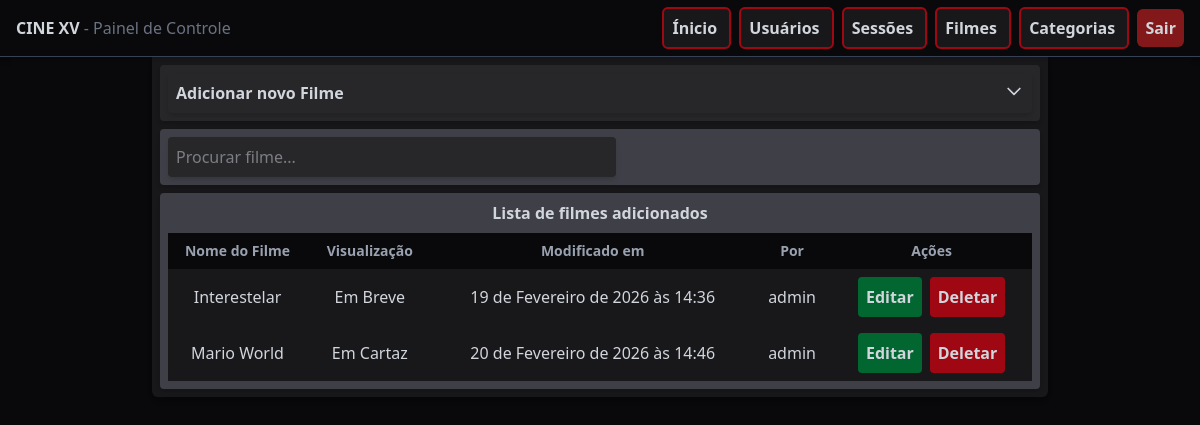
Page /films/ (signed in) on the earlier database version.
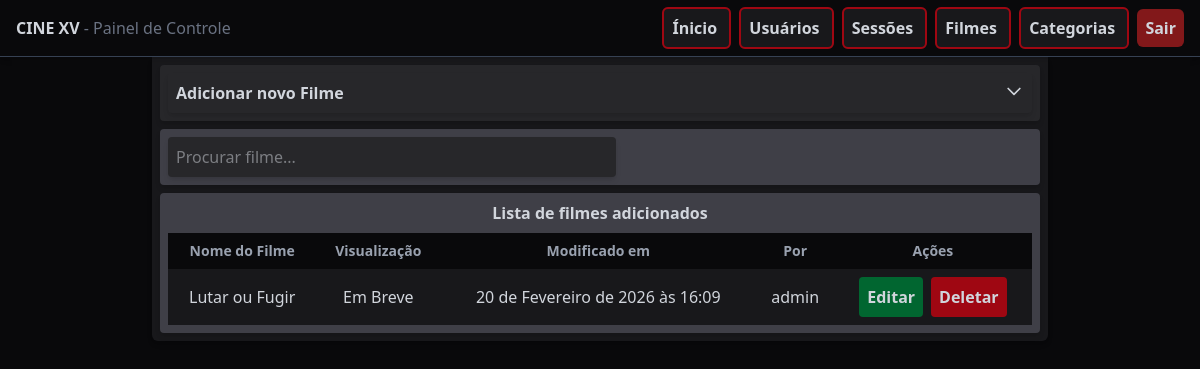
Same page on the later database version.
### api/models.py (models this page shows, shortened)
class FilmCard(models.Model):
    DISPLAY_CHOICES = [
        ('on_display', "Em Cartaz"),
        ('shortly', "Em Breve")
    ]
    AGE_CHOICES = [
        ('livre', "Livre"),
        ('10', "10 Anos"),
        ('12', "12 Anos"),
        ('14', "14 Anos"),
        ('16', "16 Anos"),
        ('18', "18 Anos")
    ]
    name = models.CharField(max_length=200, unique=True)
    category = models.ManyToManyField(Category, related_name='films')
    description = models.TextField()
    version = models.ManyToManyField(Version, related_name='ver_films')
    duration = models.PositiveIntegerField()
    age_rating = models.CharField(choices=AGE_CHOICES, default='livre')
    display = models.CharField(choices=DISPLAY_CHOICES, default='on_display')
    thumb_image = models.FileField(upload_to='thumbs/')
    ticket_url = models.URLField()
    modified_by = models.ForeignKey(User, on_delete=models.SET_NULL, null=True, related_name='mod_films')
    modified_at = models.DateTimeField(auto_now_add=True)

### control/models.py (models this page shows, shortened)
class CustomUser(AbstractBaseUser, PermissionsMixin):
    username = models.CharField(max_length=200, unique=True)
    is_active = models.BooleanField(default=False)
    is_admin = models.BooleanField(default=False)
    objects = CustomUserManager()
    USERNAME_FIELD = 'username'
    REQUIRED_FIELDS = []
    def __str__(self):
        return self.username

### control/views.py (the view, shortened to what this page needs)
# urls.py: path('films/', views.films, name='films'),
@login_required(login_url='user-login')
def films(request):
    form = AddFilmCardForm()
    films = FilmCard.objects.all()
    context = {
        'form': form,
        'films': films
    }
    return render(request, 'film/films.html', context)

### api/models.py (called while the page is built)
    def __str__(self):
        return self.name

### control/templates/film/films.html (shortened to what this page needs)
{% extends 'base.html' %}
{% block content %}
<div class="w-4xl bg-zinc-900 mx-auto p-2 rounded-b-md space-y-2 shadow-md">
    <div class="bg-zinc-800 flex flex-col gap-2 text-center items-center rounded-sm p-2 shadow-md">
        <button onclick="toggleAccordion('form_div')" class="w-full flex justify-between hover:bg-zinc-700 cursor-pointer p-2 rounded-sm shadow-md">
            <span>
                <h1 class="font-semibold">Adicionar novo Filme</h1>
            </span>
            <svg
                id="icon-section1"
                class="w-5 h-5 transition-transform duration-300 transform"
                fill="none"
                stroke="currentColor"
                viewBox="0 0 24 24"
            >
                <path
                stroke-linecap="round"
                stroke-linejoin="round"
                stroke-width="2"
                d="M19 9l-7 7-7-7"
                />
            </svg>
        </button>
    </div>
    <div id="list_div">
        <div class="bg-zinc-700 flex flex-col gap-2 text-center rounded-sm p-2 shadow-md">
            <input id="search-files" type="search" placeholder="Procurar filme..." class="w-full max-w-md bg-zinc-800 rounded-sm p-2 shadow-md">
        </div>
        <div class="bg-zinc-700 flex flex-col mt-2 gap-2 text-center items-center rounded-sm p-2 shadow-md">
            <h1 class="font-semibold">Lista de filmes adicionados</h1>
            <table class="w-full text-center">
                <thead>
                    <tr class="bg-zinc-950 font-semibold text-sm text-gray-400">
                        <th class="p-1">Nome do Filme</th>
                        <th class="p-2">Visualização</th>
                        <th class="p-2">Modificado em</th>
                        <th class="p-2">Por</th>
                        <th class="p-2">Ações</th>
                    </tr>
                </thead>
                <tbody>
                    {% for film in films %}
                    <tr class="bg-zinc-900 hover:bg-zinc-800 transition cursor-pointer">
                        <td class="p-2">{{ film.name }}</td>
                        <td class="p-2">{{ film.get_display_display  }}</td>
                        <td class="p-2">{{ film.modified_at }}</td>
                        <td class="p-2">{{ film.modified_by }}</td>
                        <td class="p-2 flex flex-row justify-center items-center gap-2">
                            <a href="{% url 'film-edit' film.id %}" class="bg-green-800 hover:bg-green-600 p-2 rounded-sm cursor-pointer transition font-semibold">
                                Editar
                            </a>
                            <form method="POST">
                                <button name="form_type" value="delete_form" class="bg-red-800 hover:bg-red-600 p-2 rounded-sm cursor-pointer transition font-semibold">
                                    Deletar
                                </button>
                            </form>
                        </td>
                    </tr>
                    {% endfor %}
                </tbody>
            </table>
        </div>
    </div>
</div>
{% endblock %}

### control/templates/base.html (shortened to what this page needs)
{% load static %}
<!doctype html>
<html lang="en">
<head>
    <script src="https://cdn.jsdelivr.net/npm/@tailwindcss/browser@4"></script>
    <link rel="stylesheet" href="{% static 'styles.css' %}">
</head>
<body class="bg-zinc-950 text-gray-300">
    <header class="sticky top-0 z-40 w-full bg-zinc-950 flex p-4 items-center justify-between shadow-md border-b border-gray-700">
        <h1 class="font-semibold">
            CINE XV
            <span class="font-normal text-gray-500">
                - Painel de Controle
            </span>
        </h1>
        {% if user.is_authenticated %}
        <nav class="text-center space-x-2">
            <a href="{% url 'control-panel' %}"
                class="bg-zinc-900 hover:bg-zinc-700 cursor-pointer transition rounded-md font-semibold p-2 border-2 border-red-800">
                Ínicio
            </a>
            <a href="{% url 'users' %}"
                class="bg-zinc-900 hover:bg-zinc-700 cursor-pointer transition rounded-md font-semibold p-2 border-2 border-red-800">
                Usuários
            </a>
            <a href="{% url 'sessions' %}"
                class="bg-zinc-900 hover:bg-zinc-700 cursor-pointer transition rounded-md font-semibold p-2 border-2 border-red-800">
                Sessões
            </a>
            <a href="{% url 'films' %}"
                class="bg-zinc-900 hover:bg-zinc-700 cursor-pointer transition rounded-md font-semibold p-2 border-2 border-red-800">
                Filmes
            </a>
            <a href="{% url 'categories' %}"
                class="bg-zinc-900 hover:bg-zinc-700 cursor-pointer transition rounded-md font-semibold p-2 border-2 border-red-800">
                Categorias
            </a>
            <a href="{% url 'user-logout' %}"
                class="bg-red-900 hover:bg-red-700 cursor-pointer transition rounded-md font-semibold p-2">
                Sair
            </a>
        </nav>
        {% endif %}
    </header>
    <main>
        {% block content %}{% endblock %}
    </main>
</body>
</html>

### control/static/styles.css (style rules this page uses)
body { background-image: url("background.png"); background-repeat: no-repeat; background-position: center center; background-size: cover; min-height: 100vh; }

Differences in the rows shown:
removed FilmCard: name "Interestelar", display "Em Breve", modified_at "19 de Fevereiro de 2026 às 14:36", modified_by "admin"
removed FilmCard: name "Mario World", display "Em Cartaz", modified_at "20 de Fevereiro de 2026 às 14:46", modified_by "admin"
added FilmCard: name "Lutar ou Fugir", display "Em Breve", modified_at "20 de Fevereiro de 2026 às 16:09", modified_by "admin"
